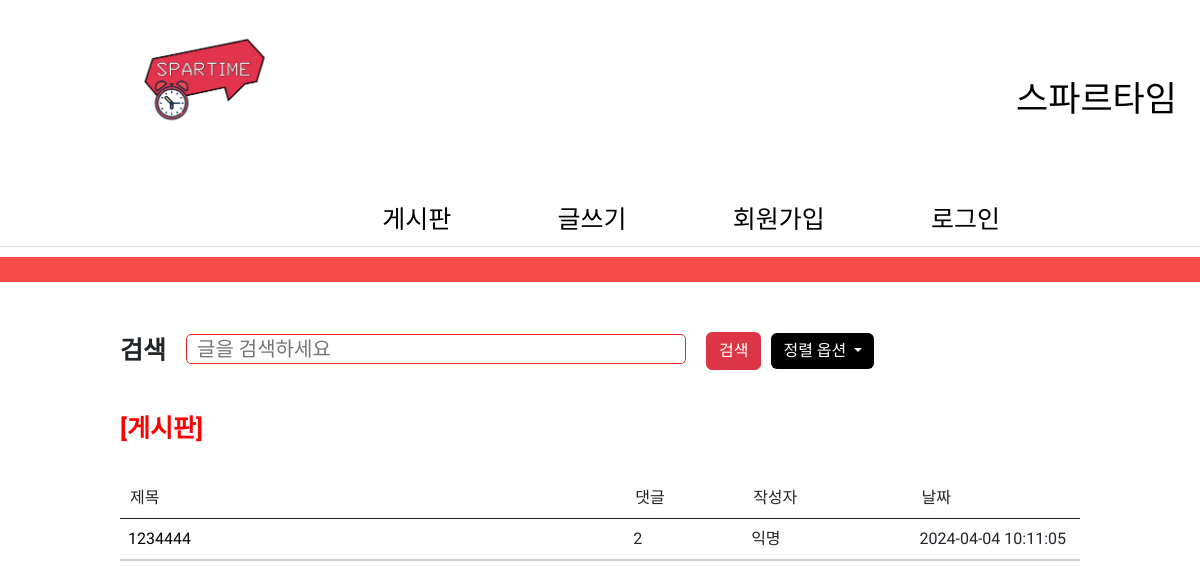
The app's page /, older data.
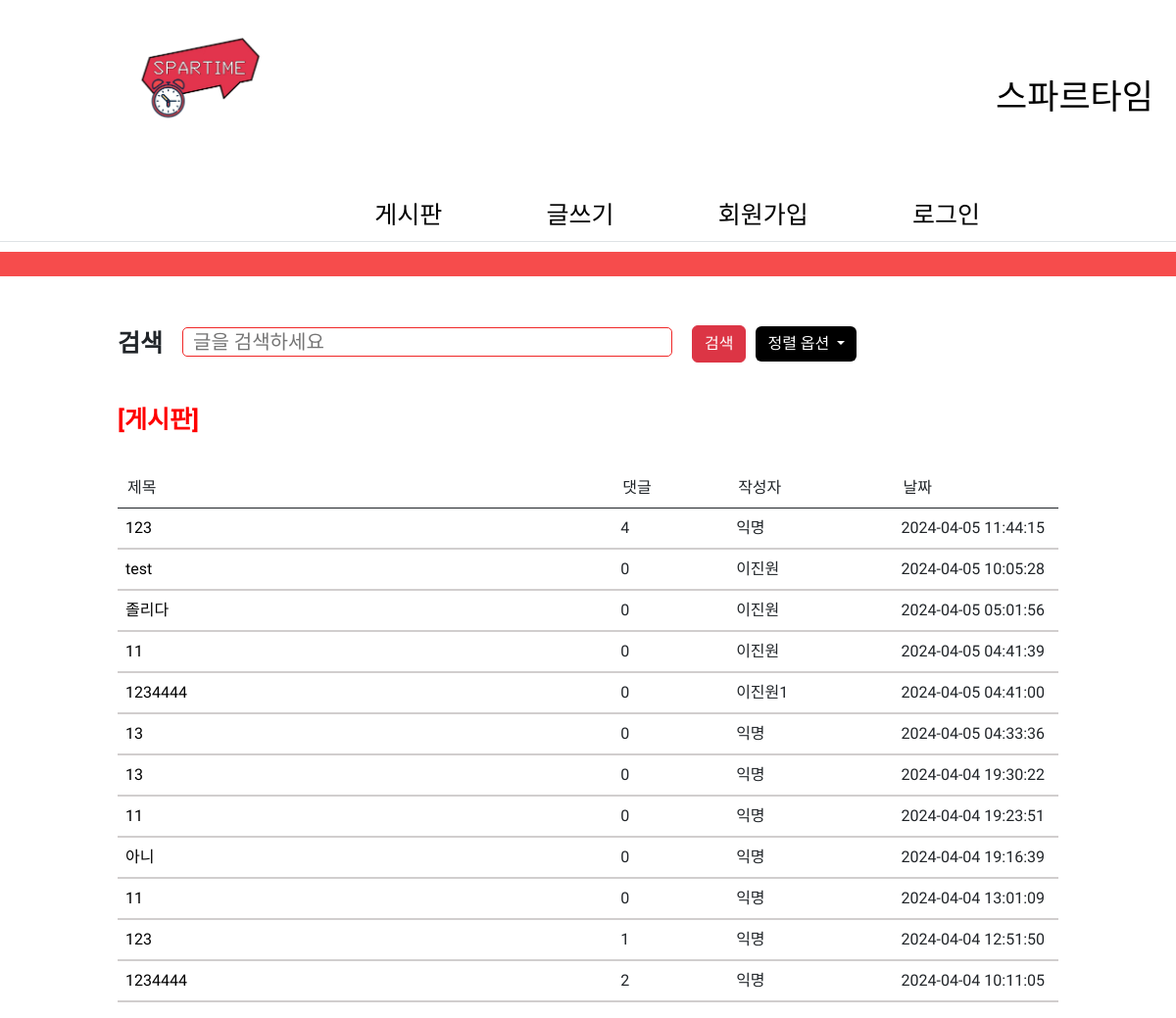
The same page, newer data.
### app.py (models this page shows)
class Post(db.Model):
    post_id = db.Column(db.Integer, primary_key=True, autoincrement=True)
    post_title = db.Column(db.String(100), nullable=False)
    post_content = db.Column(db.Text, nullable=False)
    post_created_at = db.Column(
        db.DateTime, nullable=False, default=lambda: datetime.now().replace(microsecond=0))
    post_author = db.Column(db.String(50), nullable=False,
                            default='익명')
    @property
    def comment_count(self):
        return Comment.query.filter_by(post_id=self.post_id).count()

### app.py (the view)
@app.route('/')
def index():
    posts = Post.query.order_by(Post.post_created_at.desc()).all()
    return render_template('index.html', data=posts)

### templates/index.html (shortened to what this page needs)
<!DOCTYPE html>
<html lang="en">
<head>
    <link href="https://cdn.jsdelivr.net/npm/bootstrap@5.3.0/dist/css/bootstrap.min.css" rel="stylesheet"
>
    <link rel="stylesheet" type="text/css" href="{{ url_for('static', filename='style.css') }}">
    <link rel="stylesheet" type="text/css" href="{{ url_for('static', filename='style2.css') }}">
    <link rel="stylesheet" type="text/css" href="{{ url_for('static', filename='w_style.css') }}">
    <link rel="stylesheet" type="text/css" href="{{ url_for('static', filename='log_style.css') }}">
    <link rel="stylesheet" type="text/css" href="{{ url_for('static', filename='sub_style.css') }}">
</head>
<body>
    <nav class="navbar border-bottom border-body justify-content-space-between" data-bs-theme="white">
        <div class="ms-3 d-flex align-items-center">
            <img src="{{ url_for('static', filename='images/logo.png') }}" id=ms-3_img alt="로고">
        </div>
        <nav class="navbar navbar-expand-lg">
            <div class="container-fluid">
                <div class="collapse navbar-collapse" id="navbarNav">
                    <ul class="navbar-nav">
                        <li class="nav-item">
                            <a class="nav-link" aria-current="page" id="spartime_banner" href="#">스파르타임</a>
                        </li>
                    </ul>
                </div>
            </div>
        </nav>
        <div class="ms-auto">
            <div class="menu">
                <a class="nav-link" href="/">게시판</a>
            </div>
            <div class="menu">
                <a class="nav-link" href="/writing.html">글쓰기</a>
            </div>
            <div class="menu">
                <a class="nav-link" href="/register">회원가입</a>
            </div>
            <div class="menu">
                <a class="nav-link" href="/login.html">로그인</a>
            </div>
        </div>
    </nav>
    <div class="navbar-divider"></div>
    <div class="search_drop">
        <div class="search-container">
            <span>검색</span>
            <form action="{{ url_for('search') }}" method="GET">
                <input type="text" name="keyword" placeholder="글을 검색하세요" class="search">
                <button type="submit" class="btn btn-danger" id="searchbutton">검색</button>
            </form>
            <div class="dropdown">
                <button class="btn btn-secondary dropdown-toggle" type="button" id="dropdownMenuButton"
                    data-bs-toggle="dropdown" aria-expanded="false">
                    정렬 옵션
                </button>
            </div>
        </div>
    </div>
    <div class="wrap title">
        <h1><a href="#">[게시판]</a></h1>
    </div>
    <table class="table">
        <thead class="thead_scope">
            <tr>
                <th scope="col">제목</th>
                <th scope="col">댓글</th>
                <th scope="col">작성자</th>
                <th scope="col">날짜</th>
            </tr>
        </thead>
        <tbody class="tbody_post">
            {% for post in data %}
            <tr>
                <td><a href="/post/{{ post.post_id }}" class="link">{{ post.post_title }}</a></td>
                <td scope="row">{{ post.comment_count }}</td>
                <td>{{ post.post_author }}</td>
                <td>{{ post.post_created_at }}</td>
            </tr>
            {% endfor %}
        </tbody>
    </table>
</body>
</html>

Row changes from the older to the newer data that the page shows:
added Post: post_title "123", comment_count "4", post_author "익명", post_created_at "2024-04-05 11:44:15"
added Post: post_title "test", comment_count "0", post_author "이진원", post_created_at "2024-04-05 10:05:28"
added Post: post_title "졸리다", comment_count "0", post_author "이진원", post_created_at "2024-04-05 05:01:56"
added Post: post_title "11", comment_count "0", post_author "이진원", post_created_at "2024-04-05 04:41:39"
added Post: post_title "1234444", comment_count "0", post_author "이진원1", post_created_at "2024-04-05 04:41:00"
added Post: post_title "13", comment_count "0", post_author "익명", post_created_at "2024-04-05 04:33:36"
added Post: post_title "13", comment_count "0", post_author "익명", post_created_at "2024-04-04 19:30:22"
added Post: post_title "11", comment_count "0", post_author "익명", post_created_at "2024-04-04 19:23:51"
added Post: post_title "아니", comment_count "0", post_author "익명", post_created_at "2024-04-04 19:16:39"
added Post: post_title "11", comment_count "0", post_author "익명", post_created_at "2024-04-04 13:01:09"
added Post: post_title "123", comment_count "1", post_author "익명", post_created_at "2024-04-04 12:51:50"
